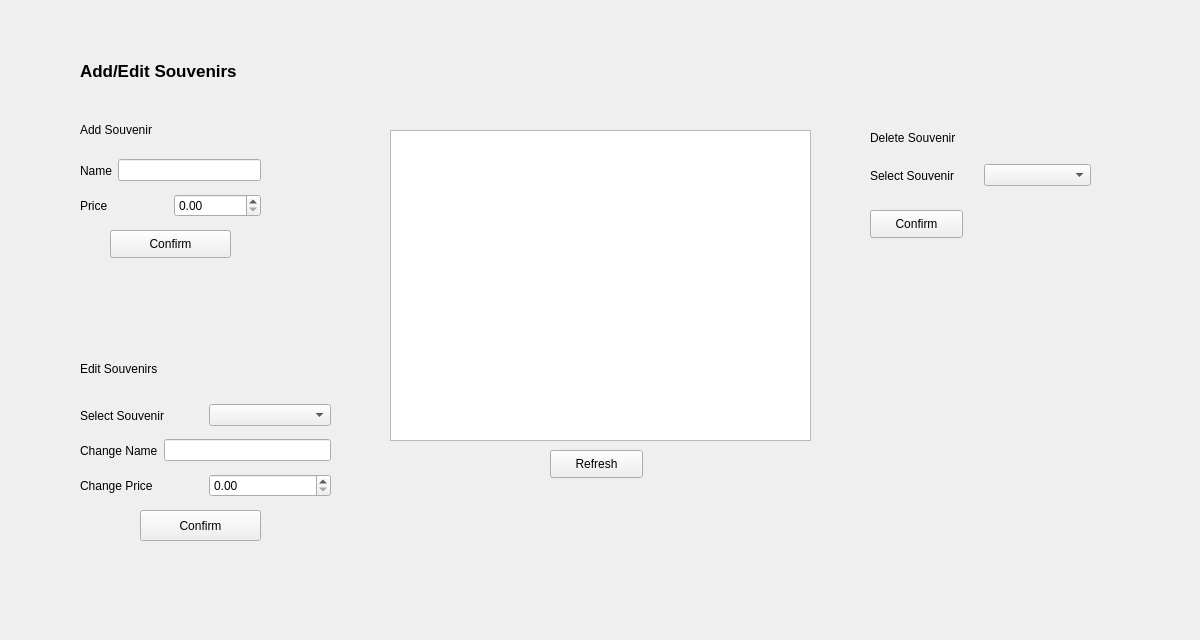
<?xml version="1.0" encoding="UTF-8"?>
<ui version="4.0">
 <class>adminSouvenirs</class>
 <widget class="QWidget" name="adminSouvenirs">
  <property name="geometry">
   <rect>
    <x>0</x>
    <y>0</y>
    <width>1200</width>
    <height>640</height>
   </rect>
  </property>
  <property name="windowTitle">
   <string>Form</string>
  </property>
  <widget class="QLabel" name="editteamLabel">
   <property name="geometry">
    <rect>
     <x>80</x>
     <y>50</y>
     <width>331</width>
     <height>41</height>
    </rect>
   </property>
   <property name="font">
    <font>
     <pointsize>13</pointsize>
     <weight>75</weight>
     <bold>true</bold>
     <kerning>true</kerning>
    </font>
   </property>
   <property name="text">
    <string>Add/Edit Souvenirs</string>
   </property>
   <property name="textFormat">
    <enum>Qt::PlainText</enum>
   </property>
  </widget>
  <widget class="QTableView" name="souvenirTable">
   <property name="geometry">
    <rect>
     <x>390</x>
     <y>130</y>
     <width>421</width>
     <height>311</height>
    </rect>
   </property>
  </widget>
  <widget class="QWidget" name="horizontalLayoutWidget">
   <property name="geometry">
    <rect>
     <x>80</x>
     <y>150</y>
     <width>181</width>
     <height>41</height>
    </rect>
   </property>
   <layout class="QHBoxLayout" name="horizontalLayout">
    <item>
     <widget class="QLabel" name="label_4">
      <property name="text">
       <string>Name</string>
      </property>
     </widget>
    </item>
    <item>
     <widget class="QLineEdit" name="addNameLineEdit"/>
    </item>
   </layout>
  </widget>
  <widget class="QLabel" name="editSourLabel">
   <property name="geometry">
    <rect>
     <x>80</x>
     <y>330</y>
     <width>239</width>
     <height>78</height>
    </rect>
   </property>
   <property name="text">
    <string>Edit Souvenirs</string>
   </property>
  </widget>
  <widget class="QWidget" name="horizontalLayoutWidget_3">
   <property name="geometry">
    <rect>
     <x>80</x>
     <y>430</y>
     <width>251</width>
     <height>41</height>
    </rect>
   </property>
   <layout class="QHBoxLayout" name="horizontalLayout_3">
    <item>
     <widget class="QLabel" name="nameLabel">
      <property name="text">
       <string>Change Name</string>
      </property>
     </widget>
    </item>
    <item>
     <widget class="QLineEdit" name="nameLineEdit"/>
    </item>
   </layout>
  </widget>
  <widget class="QPushButton" name="confirmAddSouvenir">
   <property name="geometry">
    <rect>
     <x>110</x>
     <y>230</y>
     <width>121</width>
     <height>28</height>
    </rect>
   </property>
   <property name="text">
    <string>Confirm</string>
   </property>
  </widget>
  <widget class="QPushButton" name="confirmEdit">
   <property name="geometry">
    <rect>
     <x>140</x>
     <y>510</y>
     <width>121</width>
     <height>31</height>
    </rect>
   </property>
   <property name="text">
    <string>Confirm</string>
   </property>
  </widget>
  <widget class="QLabel" name="label_2">
   <property name="geometry">
    <rect>
     <x>870</x>
     <y>130</y>
     <width>101</width>
     <height>16</height>
    </rect>
   </property>
   <property name="text">
    <string>Delete Souvenir</string>
   </property>
  </widget>
  <widget class="QComboBox" name="comboBox_3">
   <property name="geometry">
    <rect>
     <x>1720</x>
     <y>50</y>
     <width>131</width>
     <height>22</height>
    </rect>
   </property>
  </widget>
  <widget class="QWidget" name="horizontalLayoutWidget_2">
   <property name="geometry">
    <rect>
     <x>80</x>
     <y>400</y>
     <width>251</width>
     <height>31</height>
    </rect>
   </property>
   <layout class="QHBoxLayout" name="horizontalLayout_2">
    <item>
     <widget class="QLabel" name="label">
      <property name="text">
       <string>Select Souvenir</string>
      </property>
     </widget>
    </item>
    <item>
     <widget class="QComboBox" name="editComboBox"/>
    </item>
   </layout>
  </widget>
  <widget class="QWidget" name="horizontalLayoutWidget_4">
   <property name="geometry">
    <rect>
     <x>80</x>
     <y>470</y>
     <width>251</width>
     <height>31</height>
    </rect>
   </property>
   <layout class="QHBoxLayout" name="horizontalLayout_4">
    <item>
     <widget class="QLabel" name="priceLabel">
      <property name="text">
       <string>Change Price</string>
      </property>
     </widget>
    </item>
    <item>
     <widget class="QDoubleSpinBox" name="changePriceSpinBox"/>
    </item>
   </layout>
  </widget>
  <widget class="QPushButton" name="pushButton_3">
   <property name="geometry">
    <rect>
     <x>870</x>
     <y>210</y>
     <width>93</width>
     <height>28</height>
    </rect>
   </property>
   <property name="text">
    <string>Confirm</string>
   </property>
  </widget>
  <widget class="QLabel" name="addSouvLabel">
   <property name="geometry">
    <rect>
     <x>80</x>
     <y>110</y>
     <width>259</width>
     <height>39</height>
    </rect>
   </property>
   <property name="text">
    <string>Add Souvenir</string>
   </property>
  </widget>
  <widget class="QWidget" name="horizontalLayoutWidget_5">
   <property name="geometry">
    <rect>
     <x>80</x>
     <y>190</y>
     <width>181</width>
     <height>31</height>
    </rect>
   </property>
   <layout class="QHBoxLayout" name="horizontalLayout_5">
    <item>
     <widget class="QLabel" name="label_5">
      <property name="text">
       <string>Price</string>
      </property>
     </widget>
    </item>
    <item>
     <widget class="QDoubleSpinBox" name="addPrice"/>
    </item>
   </layout>
  </widget>
  <widget class="QWidget" name="horizontalLayoutWidget_6">
   <property name="geometry">
    <rect>
     <x>870</x>
     <y>160</y>
     <width>221</width>
     <height>31</height>
    </rect>
   </property>
   <layout class="QHBoxLayout" name="horizontalLayout_6">
    <item>
     <widget class="QLabel" name="label_3">
      <property name="text">
       <string>Select Souvenir</string>
      </property>
     </widget>
    </item>
    <item>
     <widget class="QComboBox" name="deleteSouvenir"/>
    </item>
   </layout>
  </widget>
  <widget class="QPushButton" name="refreshTable">
   <property name="geometry">
    <rect>
     <x>550</x>
     <y>450</y>
     <width>93</width>
     <height>28</height>
    </rect>
   </property>
   <property name="text">
    <string>Refresh</string>
   </property>
  </widget>
 </widget>
 <resources/>
 <connections/>
</ui>
